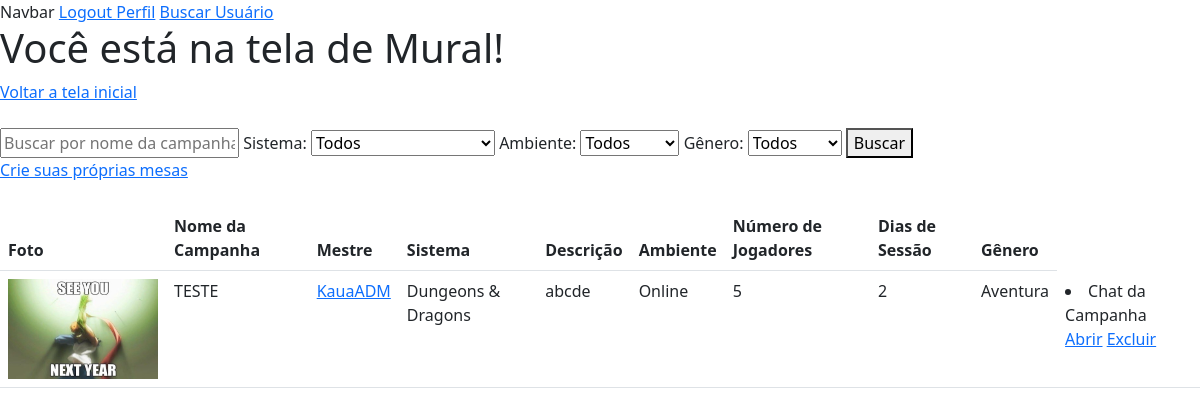
/buscarMesa/ (signed in), run on an earlier commit of the app's database.
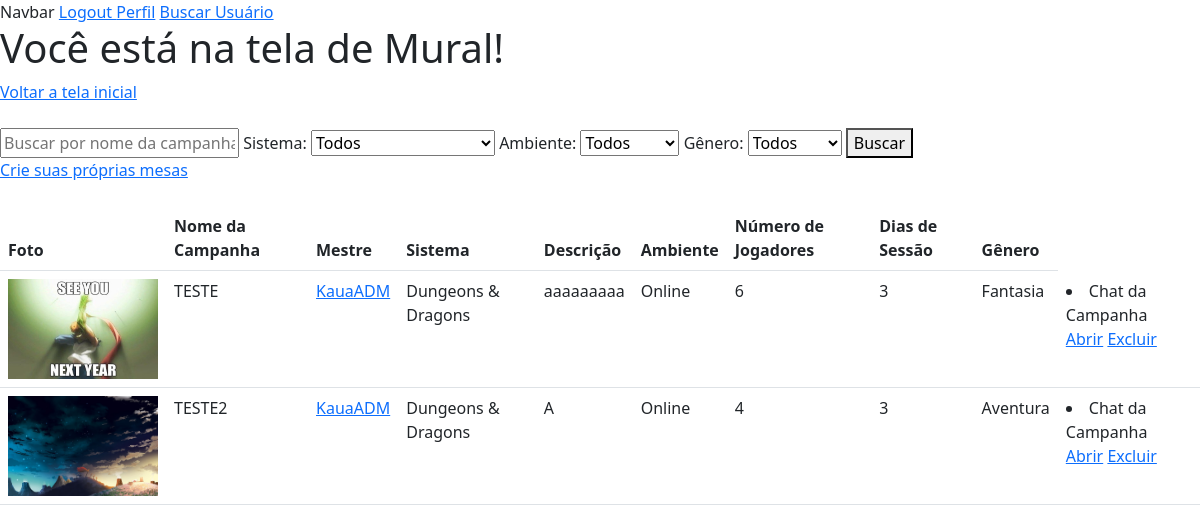
And on a later commit of the database.
### home/models.py (models this page shows, shortened)
class Campanha(models.Model):
    nomeMestre = models.ForeignKey(Perfil, on_delete=models.CASCADE)
    SISTEMAS_RPG_CHOICES = (
        ('Dungeons & Dragons', 'Dungeons & Dragons'),
        ('Ordem Paranormal', 'Ordem Paranormal'),
        ('Tormenta20', 'Tormenta20'),
        ('Call of Cthulu', 'Call of Cthulu'),
        ('Outro', 'Outro')
    )
    AMBIENTES_RPG_CHOICES = (
        ('Online', 'Online'),
        ('Presencial', 'Presencial')
    )
    GENERO_RPG_CHOICES = (
        ('Aventura', 'Aventura'),
        ('Fantasia', 'Fantasia'),
        ('Histórico', 'Histórico'),
        ('Mistério', 'Mistério'),
        ('Suspense', 'Suspense'),
        ('Terror', 'Terror'),
    )
    nomeCampanha = models.CharField(max_length=52, null=True)
    sistemaCampanha = models.CharField(max_length=100, choices=SISTEMAS_RPG_CHOICES, null=True)
    descricaoCampanha = models.TextField(max_length=256, null=True)
    fotoCampanha = models.ImageField(upload_to='images/FotoCampanha/', null=True)
    ambienteCampanha = models.CharField(max_length=100, choices=AMBIENTES_RPG_CHOICES, null=True)
    numeroJogadores = models.IntegerField(null=True)
    diasSessao = models.CharField(max_length=52, null=True)
    generoRPG = models.CharField(max_length=100, choices=GENERO_RPG_CHOICES, null=True)

class Perfil(models.Model):
    nomePerfil = models.ForeignKey(User, on_delete=models.CASCADE)
    slug = models.SlugField(User, unique=True)
    SESSION_CHOICES = (
        ('Online', 'Online'),
        ('Presencial', 'Presencial'),
    )
    PLAYER_TYPE_CHOICES = (
        ('Mestre', 'Mestre'),
        ('Jogador', 'Jogador'),
        ('Ambos', 'Ambos'),
    )
    RPG_SYSTEM_CHOICES = (
        ('Dungeons & Dragons', 'Dungeons & Dragons'),
        ('Tormenta20', 'Tormenta20'),
        ('Ordem Paranormal', 'Ordem Paranormal'),
        ('Call of Cthulhu', 'Call of Cthulhu'),
        ('Outros', 'Outros'),
    )
    fotoConta = models.ImageField(upload_to='images/profilePictures')
    tipo_sessao = models.CharField(max_length=20, choices=SESSION_CHOICES, null=True)
    tipo_player = models.CharField(max_length=20, choices=PLAYER_TYPE_CHOICES, null=True)
    descricao = models.TextField(max_length=256, null=True)
    sistema_rpg = models.CharField(max_length=20, choices=RPG_SYSTEM_CHOICES, null=True)
    idade = models.IntegerField(null=True)

### chat/models.py (models this page shows, shortened)
class Grupo(models.Model):
    from home.models import Campanha
    uuid = models.UUIDField(default=uuid4, editable=False)
    membros = models.ManyToManyField(User)
    criador = models.ForeignKey(User, on_delete=models.CASCADE, null=True, related_name='grupos_criados')
    publico = models.BooleanField(default=False)
    campanha = models.ForeignKey(Campanha, on_delete=models.CASCADE, related_name='chats', null=True)

### home/views.py (the view)
# urls.py: path('buscarMesa/', views.buscarmesa, name='buscarmesa'),
@login_required
def buscarmesa(request):
    perfil = Perfil.objects.get(nomePerfil=request.user)
    sistema_busca = request.GET.get('q')
    sistema_filtro = request.GET.get('sistema')
    ambiente_filtro = request.GET.get('ambiente')
    genero_filtro = request.GET.get('genero')
    campanhas = Campanha.objects.all()
    if sistema_busca:
        campanhas = campanhas.filter(Q(nomeCampanha__icontains=sistema_busca))
    if sistema_filtro:
        campanhas = campanhas.filter(Q(sistemaCampanha__icontains=sistema_filtro))
    if ambiente_filtro:
        campanhas = campanhas.filter(Q(ambienteCampanha__icontains=ambiente_filtro))
    if genero_filtro:
        campanhas = campanhas.filter(Q(generoRPG__icontains=genero_filtro))
    campanhas_e_grupos = {}
    for campanha in campanhas:
        grupos = campanha.chats.all()
        campanhas_e_grupos[campanha] = grupos
    return render(request, 'principal/muralLogado.html', {'campanhas_e_grupos': campanhas_e_grupos, 'perfil': perfil})

### home/templates/principal/muralLogado.html (shortened to what this page needs)
{% extends 'principal/base.html' %}
{% block conteudo %}
<h1>Você está na tela de Mural!</h1>
<a href='{% url 'index' %}'>Voltar a tela inicial</a> <br> <br>
<form method="GET" class="search-form">
    <input type="text" name="q" placeholder="Buscar por nome da campanha">
    <label for="sistema">Sistema:</label>
    <select name="sistema" id="sistema">
        <option value="">Todos</option>
    </select>
    <label for="ambiente">Ambiente:</label>
    <select name="ambiente" id="ambiente">
        <option value="">Todos</option>
    </select>
    <label for="genero">Gênero:</label>
    <select name="genero" id="genero">
        <option value="">Todos</option>
    </select>
    <button type="submit">Buscar</button>
</form>
{% if perfil.tipo_player == "Ambos" or perfil.tipo_player == "Mestre" %}
<a href="{% url 'criarCampanhas' %}">Crie suas próprias mesas</a>
{% endif %}
<br> <br>
<link href="https://cdn.jsdelivr.net/npm/bootstrap@5.3.0/dist/css/bootstrap.min.css" rel="stylesheet">
<table class="table">
    <thead>
        <tr>
            <th>Foto</th>
            <th>Nome da Campanha</th>
            <th>Mestre</th>
            <th>Sistema</th>
            <th>Descrição</th>
            <th>Ambiente</th>
            <th>Número de Jogadores</th>
            <th>Dias de Sessão</th>
            <th>Gênero</th>
        </tr>
    </thead>
    <tbody>
        {% for campanha, grupos in campanhas_e_grupos.items %}
        <tr>
            <td><img src="{{ campanha.fotoCampanha.url }}" alt="Foto da Campanha" width="150" height="100"></td>
            <td>{{ campanha.nomeCampanha }}</td>
            <td><a href="{% url 'exibir_perfil' perfil_slug=campanha.nomeMestre.slug %}">{{ campanha.nomeMestre.nomePerfil.username }}</a></td>
            <td>{{ campanha.sistemaCampanha }}</td>
            <td>{{ campanha.descricaoCampanha }}</td>
            <td>{{ campanha.ambienteCampanha }}</td>
            <td>{{ campanha.numeroJogadores }}</td>
            <td>{{ campanha.diasSessao }}</td>
            <td>{{ campanha.generoRPG }}</td>
            <td>
                {% for grupo in grupos %}
                    <div id="{{ grupo.uuid }}">
                        <li><a>Chat da Campanha</a></li>
                        {% if request.user in grupo.membros.all %}
                            <a href="{% url 'Abrir_chat_pub' uuid=grupo.uuid %}">Abrir</a>
                            {% if user == grupo.criador %}
                                <a href="{% url 'Remover_grupo' uuid=grupo.uuid %}">Excluir</a>
                            {% endif %}
                        {% else %}
                            <a href="{% url 'enviar_solicitacao' campanha_id=campanha.id %}">Enviar Solicitação</a>
                        {% endif %}
                    </div>
                {% endfor %}
            </td>
        </tr>
        {% endfor %}
    </tbody>
</table>
{% endblock conteudo %}

### home/templates/principal/base.html (shortened to what this page needs)
{% load static %}
<!DOCTYPE html>
<html lang="pt-br">
<head>
</head>
<body>
    {% if user.is_authenticated %}
    <nav>Navbar <a href="{% url 'account_logout' %}">Logout </a> <a href="{%url 'usuario' %}" style=>Perfil</a> <a href="{% url 'search_user' %}">Buscar Usuário</a></nav>
    {% else %}
    <nav>Navbar <a href="{% url 'account_signup' %}">Cadastre-se </a><a href="{% url 'account_login' %}">Login</a></nav>
    {% endif %}
    {% block conteudo %}
    {% endblock conteudo %}
</body>
</html>

What changed in the data, as far as the page shows it:
changed Campanha "TESTE": descricaoCampanha "abcde" → "aaaaaaaaa"; numeroJogadores "5" → "6"; diasSessao "2" → "3"; generoRPG "Aventura" → "Fantasia"
added Campanha: fotoCampanha (picture), nomeCampanha "TESTE2", nomeMestre.nomePerfil.username "KauaADM", sistemaCampanha "Dungeons & Dragons", descricaoCampanha "A", ambienteCampanha "Online", numeroJogadores "4", diasSessao "3", generoRPG "Aventura"
added Grupo: shows "Abrir", shows "Excluir", shown under "TESTE2"
